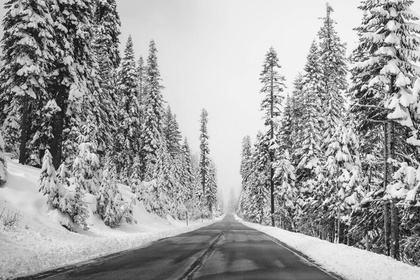
%> input picture assign_2/Part-1: Image Enhancement/images/image2.jpg, 420 x 280 px, shrunk from 800 x 533 before the run
$ octave test_best_sigma_ratio_for_DoG.m   (GNU Octave 9; MATLAB toolbox functions it lacks are replaced by stand-ins)
%> lines starting %> are read from the running program, lines starting %| are printed output that depends on the picture
%method 3
image_double = double(imread('./images/image2.jpg'));
%> image_double: size 280x420 double; min 1, max 255, mean 160; mean of the top-left, top-right, bottom-left and bottom-right quarters 147, 193, 153.2, 146.8

for sigma1 = [0.1, 0.5, 1.0]
    for sigma2 = [0.1, 0.5, 1.0]
    h_gaussian1 = fspecial("gaussian", [5,5], sigma1);
    h_gaussian2 = fspecial("gaussian", [5,5], sigma2);
    imOut = conv2(image_double, h_gaussian1 - h_gaussian2, "same");
    title(sprintf("simg1=%d, sigma2=%d", sigma1, sigma2));
    figure;imshow(imOut);
    end
end
%> this loop made 3 passes
%> pass 1, `for sigma2 = [0.1, 0.5, 1.0] h_gaussian1 = fspecial("gaussian", [5,5],..`:
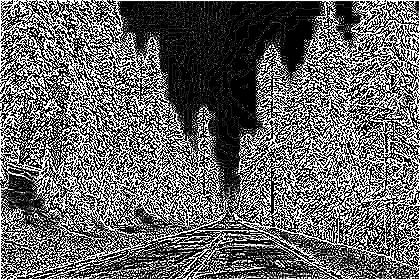
%> displayed picture: size 280x420, on the screen's scale of 0 to 255; min 0, max 255, mean 102.5
%> pass 1, `for sigma2 = [0.1, 0.5, 1.0] h_gaussian1 = fspecial("gaussian", [5,5],..`:
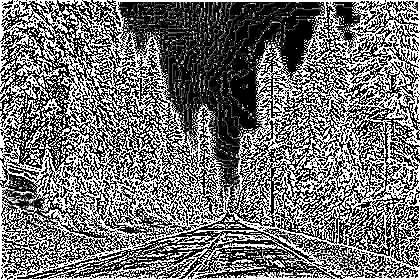
%> displayed picture: size 280x420, on the screen's scale of 0 to 255; min 0, max 255, mean 114.9
%> pass 2, `for sigma2 = [0.1, 0.5, 1.0] h_gaussian1 = fspecial("gaussian", [5,5],..`:
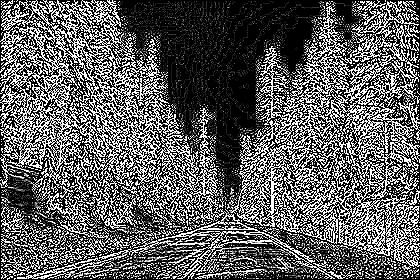
%> displayed picture: size 280x420, on the screen's scale of 0 to 255; min 0, max 255, mean 94.4

$ run again, with assign_2/Part-1: Image Enhancement/images/image1.jpg copied over assign_2/Part-1: Image Enhancement/images/image2.jpg
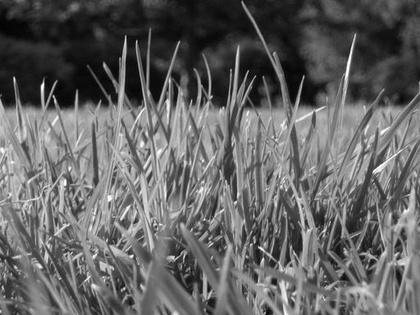
%> input picture assign_2/Part-1: Image Enhancement/images/image1.jpg, 420 x 315 px, shrunk from 512 x 384 before the run
%> the loop `for sigma1 = [0.1, 0.5, 1.0]` made 3 passes
%> pass 1, `for sigma2 = [0.1, 0.5, 1.0] h_gaussian1 = fspecial("gaussian", [5,5],..`:
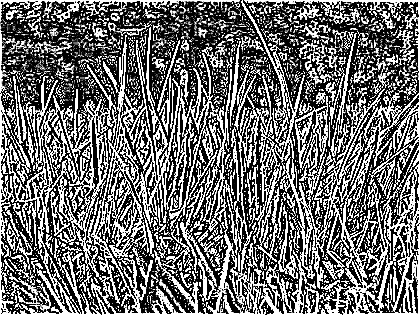
%> displayed picture: size 315x420, on the screen's scale of 0 to 255; min 0, max 255, mean 110.1
%> pass 2, `for sigma2 = [0.1, 0.5, 1.0] h_gaussian1 = fspecial("gaussian", [5,5],..`:
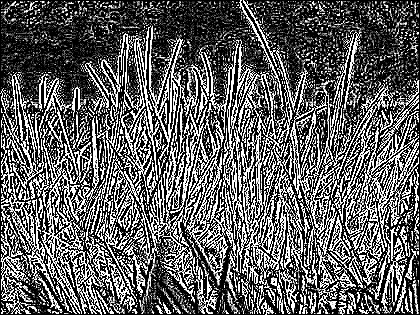
%> displayed picture: size 315x420, on the screen's scale of 0 to 255; min 0, max 255, mean 96
